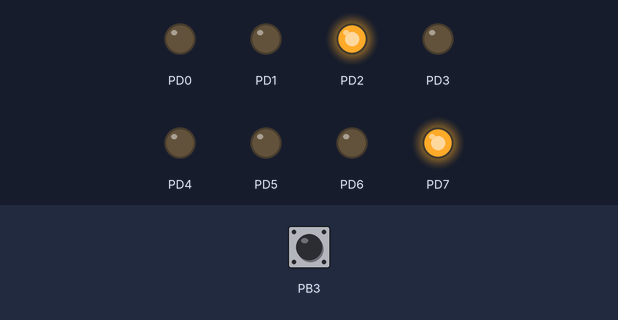
The program below on a simulated ATmega328P, built with avr-gcc and emulated at 16 MHz. On the bench: output pins drawn as LEDs (lit = HIGH). The test bench sets the inputs (shaded band); at power-on: PB3 HIGH.

Above: at 1.2 s.
1.3 s: PB3 pulled LOW for 0.15 s
At 2.3 s:
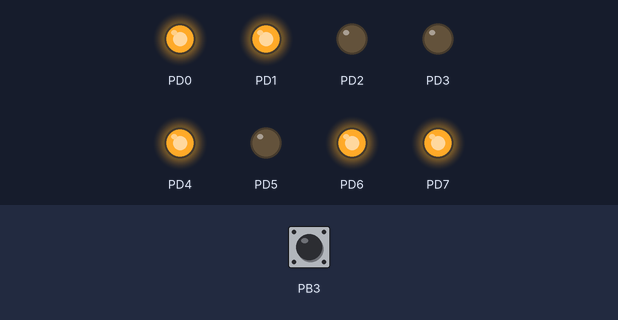
2.9 s: PB3 pulled LOW for 1 s
At 3.5 s:
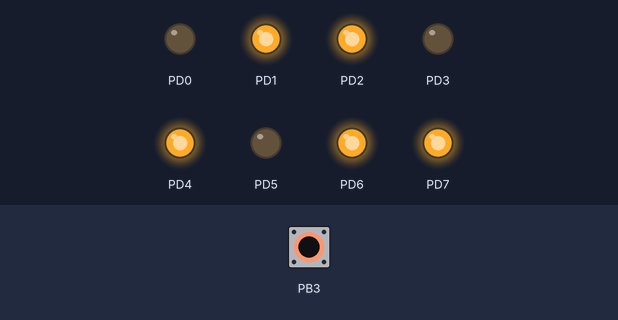
5.4 s: PB3 pulled LOW for 0.15 s
At 6.6 s:
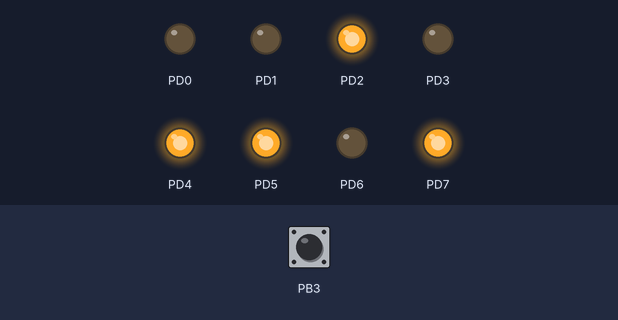
7.0 s: PB3 pulled LOW for 3.2 s
At 7.8 s:
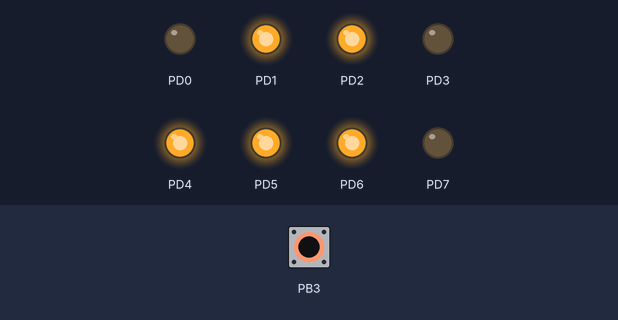
11.7 s: PB3 pulled LOW for 0.15 s
At 12.6 s:
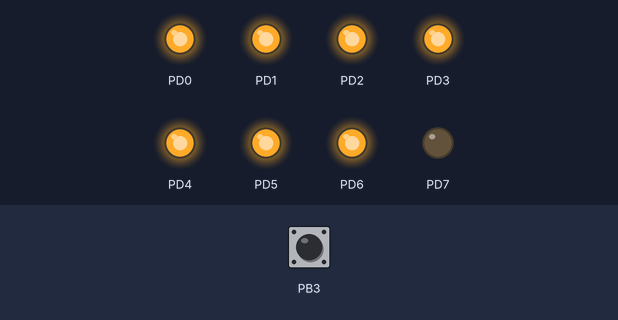
13.3 s: PB3 pulled LOW for 1 s
At 13.8 s:
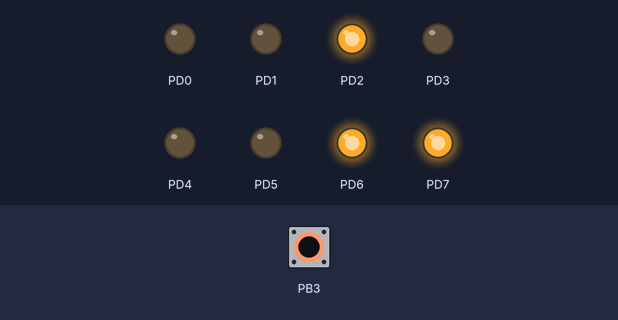
Timing chart, 0 to 16.3 s (numbered marks = the images above; inputs shaded):
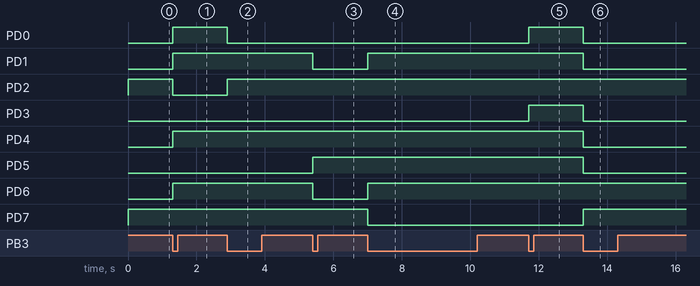

The program:

main.c
```c
#include <avr/io.h>
#include<avr/interrupt.h>

//Global variable
int count=0;

ISR(PCINT0_vect);

int main (void) {
    char display[10] = {0b10000100,0b11010011,0b11010110,0b10110100,0b01110110,0b01111111,0b11000100,0b11111111,0b11111110,0b11100111};
    //Button configuration
    DDRB = 0b00000000;
    PORTB = 0b00001000;

    //Display configuration
    DDRD |= 0b11111111;
    PORTD = display[0];

    //Interrupt configuration
    PCICR = 0b00000001; //PCINT0
    PCMSK0 =  0b00001000; //PB3

    //Enable "General key"
    sei();

    while(1) {
        PORTD = display[count];
    }
}

ISR(PCINT0_vect){
    if(!(PINB & (1<<3))){
        count++;
    }
    if (count > 9){
        count = 0;
    }
}
```

Measured:
- after the input at 1.3 s, PD0, PD1, PD4, PD6: LOW → HIGH at once; PD2: HIGH → LOW at once
- after the input at 2.9 s, PD0: HIGH → LOW at once; PD2: LOW → HIGH at once
- after the input at 5.4 s, PD1, PD6: HIGH → LOW at once; PD5: LOW → HIGH at once
- after the input at 7.0 s, PD1, PD6: LOW → HIGH at once; PD7: HIGH → LOW at once
- after the input at 11.7 s, PD0, PD3: LOW → HIGH at once
- after the input at 13.3 s, PD0, PD1, PD3–5: HIGH → LOW at once; PD7: LOW → HIGH at once
